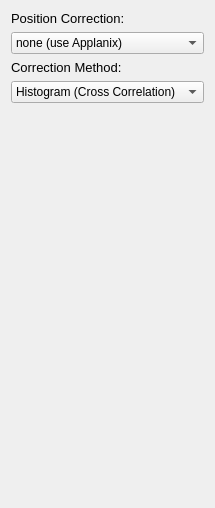
       <widget class="QWidget" name="localizationTab">
        <attribute name="title">
         <string>Localization</string>
        </attribute>
        <layout class="QVBoxLayout" name="verticalLayout_4">
         <item>
          <widget class="QLabel" name="label_5">
           <property name="font">
            <font>
             <pointsize>10</pointsize>
            </font>
           </property>
           <property name="text">
            <string>Position Correction:</string>
           </property>
          </widget>
         </item>
         <item>
          <widget class="QComboBox" name="locOffsetMode">
           <item>
            <property name="text">
             <string>none (use Applanix)</string>
            </property>
           </item>
           <item>
            <property name="text">
             <string>laser</string>
            </property>
           </item>
           <item>
            <property name="text">
             <string>camera</string>
            </property>
           </item>
          </widget>
         </item>
         <item>
          <widget class="QLabel" name="label_6">
           <property name="font">
            <font>
             <pointsize>10</pointsize>
            </font>
           </property>
           <property name="text">
            <string>Correction Method:</string>
           </property>
          </widget>
         </item>
         <item>
          <widget class="QComboBox" name="locMethod">
           <item>
            <property name="text">
             <string>Histogram (Cross Correlation)</string>
            </property>
           </item>
           <item>
            <property name="text">
             <string>Histogram (CC Particles)</string>
            </property>
           </item>
          </widget>
         </item>
         <item>
          <spacer name="verticalSpacer_2">
           <property name="orientation">
            <enum>Qt::Vertical</enum>
           </property>
           <property name="sizeHint" stdset="0">
            <size>
             <width>20</width>
             <height>394</height>
            </size>
           </property>
          </spacer>
         </item>
        </layout>
       </widget>
